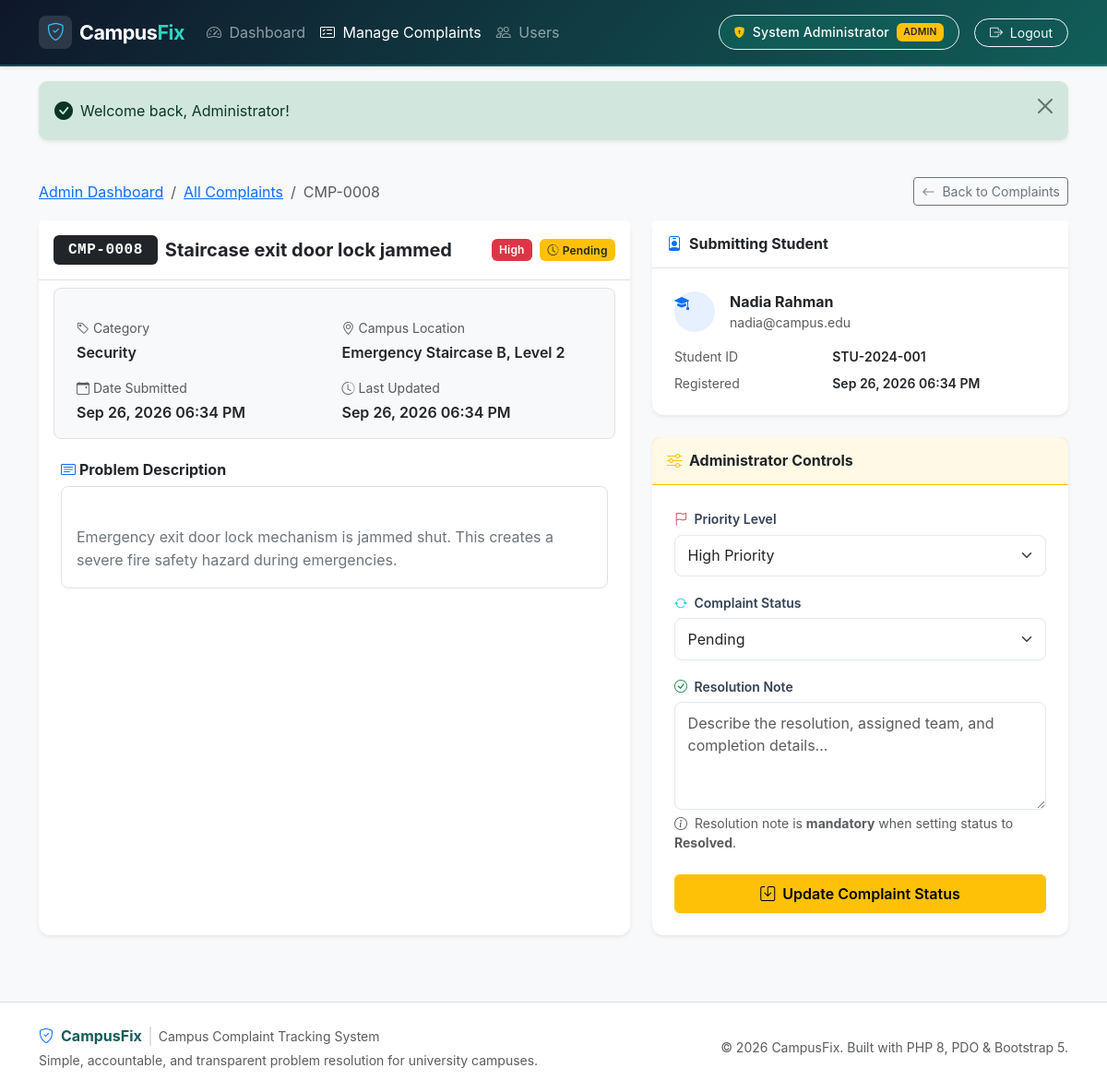
Screenshot of /admin/complaint_view.php?id=8 (signed in) with the database file from the repository.
### tables this page shows
CREATE TABLE IF NOT EXISTS complaints (
    id INT AUTO_INCREMENT PRIMARY KEY,
    complaint_code VARCHAR(20) UNIQUE NOT NULL,
    user_id INT NOT NULL,
    title VARCHAR(150) NOT NULL,
    category ENUM(
        'Wi-Fi / Internet',
        'Electrical',
        'Classroom',
        'Lab Equipment',
        'Cleanliness',
        'Water Supply',
        'Furniture',
        'Washroom',
        'Security',
        'Other'
    ) NOT NULL,
    location VARCHAR(150) NOT NULL,
    priority ENUM('Low', 'Medium', 'High') NOT NULL DEFAULT 'Medium',
    description TEXT NOT NULL,
    status ENUM('Pending', 'In Progress', 'Resolved') NOT NULL DEFAULT 'Pending',
    resolution_note TEXT NULL,
    created_at TIMESTAMP DEFAULT CURRENT_TIMESTAMP,
    updated_at TIMESTAMP DEFAULT CURRENT_TIMESTAMP ON UPDATE CURRENT_TIMESTAMP,
    CONSTRAINT fk_complaints_user FOREIGN KEY (user_id) REFERENCES users(id) ON DELETE CASCADE
);

CREATE TABLE IF NOT EXISTS users (
    id INT AUTO_INCREMENT PRIMARY KEY,
    full_name VARCHAR(100) NOT NULL,
    student_id VARCHAR(30) UNIQUE NULL,
    email VARCHAR(150) UNIQUE NOT NULL,
    password VARCHAR(255) NOT NULL,
    role ENUM('student', 'admin') NOT NULL DEFAULT 'student',
    created_at TIMESTAMP DEFAULT CURRENT_TIMESTAMP
);

### admin/complaint_view.php (the view, shortened to what this page needs)
<?php
$pdo = getDBConnection();
$complaintId = filter_input(INPUT_GET, 'id', FILTER_VALIDATE_INT);
$stmt = $pdo->prepare("
    SELECT
        c.*,
        u.full_name AS student_name,
        u.email     AS student_email,
        u.student_id AS student_number,
        u.created_at AS student_joined
    FROM complaints c
    JOIN users u ON c.user_id = u.id
    WHERE c.id = ?
    LIMIT 1
");
$stmt->execute([$complaintId]);
$complaint = $stmt->fetch();
require_once __DIR__ . '/../includes/header.php';
?>
<div class="container py-4">
    <div class="d-flex justify-content-between align-items-center mb-3">
        <nav aria-label="breadcrumb">
            <ol class="breadcrumb mb-0">
                <li class="breadcrumb-item"><a href="<?= base_url('admin/dashboard.php'); ?>">Admin Dashboard</a></li>
                <li class="breadcrumb-item"><a href="<?= base_url('admin/complaints.php'); ?>">All Complaints</a></li>
                <li class="breadcrumb-item active" aria-current="page"><?= e($complaint['complaint_code']); ?></li>
            </ol>
        </nav>
        <a href="<?= base_url('admin/complaints.php'); ?>" class="btn btn-sm btn-outline-secondary">
            <i class="bi bi-arrow-left me-1"></i> Back to Complaints
        </a>
    </div>
    <div class="row g-4">
        <div class="col-lg-7">
            <div class="card shadow-sm border-0 h-100">
                <div class="card-header bg-white py-3 border-bottom d-flex flex-wrap justify-content-between align-items-center gap-2">
                    <div class="d-flex align-items-center gap-2">
                        <span class="badge bg-dark font-monospace fs-6 px-3 py-2"><?= e($complaint['complaint_code']); ?></span>
                        <h5 class="mb-0 fw-bold"><?= e($complaint['title']); ?></h5>
                    </div>
                    <div class="d-flex gap-2">
                        <?= priority_badge($complaint['priority']); ?>
                        <?= status_badge($complaint['status']); ?>
                    </div>
                </div>
                <div class="card-body p-4">
                    <div class="row g-3 p-3 bg-light rounded-3 border mb-4">
                        <div class="col-sm-6">
                            <div class="small text-muted mb-1"><i class="bi bi-tag me-1"></i>Category</div>
                            <div class="fw-semibold"><?= e($complaint['category']); ?></div>
                        </div>
                        <div class="col-sm-6">
                            <div class="small text-muted mb-1"><i class="bi bi-geo-alt me-1"></i>Campus Location</div>
                            <div class="fw-semibold"><?= e($complaint['location']); ?></div>
                        </div>
                        <div class="col-sm-6">
                            <div class="small text-muted mb-1"><i class="bi bi-calendar-event me-1"></i>Date Submitted</div>
                            <div class="fw-semibold"><?= format_date($complaint['created_at']); ?></div>
                        </div>
                        <div class="col-sm-6">
                            <div class="small text-muted mb-1"><i class="bi bi-clock-history me-1"></i>Last Updated</div>
                            <div class="fw-semibold"><?= format_date($complaint['updated_at']); ?></div>
                        </div>
                    </div>
                    <h6 class="fw-bold mb-2"><i class="bi bi-card-text me-1 text-primary"></i>Problem Description</h6>
                    <div class="p-3 bg-white border rounded-3 text-secondary mb-4" style="line-height: 1.6; white-space: pre-line; min-height: 80px;">
                        <?= e($complaint['description']); ?>
                    </div>
                </div>
            </div>
        </div>
        <div class="col-lg-5">
            <div class="card shadow-sm border-0 mb-4">
                <div class="card-header bg-white py-3 border-bottom">
                    <h6 class="card-title mb-0 fw-bold d-flex align-items-center">
                        <i class="bi bi-person-badge text-primary me-2"></i> Submitting Student
                    </h6>
                </div>
                <div class="card-body p-4">
                    <div class="d-flex align-items-center mb-3">
                        <div class="stat-icon bg-primary bg-opacity-10 text-primary me-3" style="width:44px; height:44px; border-radius:50%;">
                            <i class="bi bi-mortarboard-fill"></i>
                        </div>
                        <div>
                            <div class="fw-bold"><?= e($complaint['student_name']); ?></div>
                            <div class="small text-muted"><?= e($complaint['student_email']); ?></div>
                        </div>
                    </div>
                    <div class="row g-2 small">
                        <div class="col-5 text-muted">Student ID</div>
                        <div class="col-7 fw-semibold">
                            <?= !empty($complaint['student_number']) ? e($complaint['student_number']) : '<span class="text-muted">N/A</span>'; ?>
                        </div>
                        <div class="col-5 text-muted">Registered</div>
                        <div class="col-7 fw-semibold"><?= format_date($complaint['student_joined']); ?></div>
                    </div>
                </div>
            </div>
            <div class="card shadow-sm border-0">
                <div class="card-header bg-warning bg-opacity-10 border-warning py-3 border-bottom">
                    <h6 class="card-title mb-0 fw-bold d-flex align-items-center">
                        <i class="bi bi-sliders text-warning me-2"></i> Administrator Controls
                    </h6>
                </div>
                <div class="card-body p-4">
                    <form method="POST" action="<?= base_url('admin/complaint_update.php'); ?>" novalidate>
                        <div class="mb-3">
                            <label for="admin_priority_select" class="form-label fw-semibold">
                                <i class="bi bi-flag me-1 text-danger"></i> Priority Level
                            </label>
                            <select class="form-select" id="admin_priority_select" name="priority" required>
                                <?php foreach (COMPLAINT_PRIORITIES as $p): ?>
                                    <option value="<?= e($p); ?>" <?= ($complaint['priority'] === $p) ? 'selected' : ''; ?>>
                                        <?= e($p); ?> Priority
                                    </option>
                                <?php endforeach; ?>
                            </select>
                        </div>
                        <div class="mb-3">
                            <label for="admin_status_select" class="form-label fw-semibold">
                                <i class="bi bi-arrow-repeat me-1 text-info"></i> Complaint Status
                            </label>
                            <select class="form-select" id="admin_status_select" name="status" required>
                                <?php foreach (COMPLAINT_STATUSES as $s): ?>
                                    <option value="<?= e($s); ?>" <?= ($complaint['status'] === $s) ? 'selected' : ''; ?>>
                                        <?= e($s); ?>
                                    </option>
                                <?php endforeach; ?>
                            </select>
                        </div>
                        <div class="mb-4">
                            <label for="resolution_note_input" class="form-label fw-semibold">
                                <i class="bi bi-check-circle me-1 text-success"></i> Resolution Note
                            </label>
                            <textarea class="form-control" id="resolution_note_input" name="resolution_note" rows="4"
                                      placeholder="Describe the resolution, assigned team, and completion details..."><?= e($complaint['resolution_note'] ?? ''); ?></textarea>
                            <div class="form-text">
                                <i class="bi bi-info-circle me-1"></i>
                                Resolution note is <strong>mandatory</strong> when setting status to <strong>Resolved</strong>.
                            </div>
                        </div>
                        <div class="d-grid">
                            <button type="submit" class="btn btn-warning fw-semibold py-2 shadow-sm">
                                <i class="bi bi-save me-1"></i> Update Complaint Status
                            </button>
                        </div>
                    </form>
                </div>
            </div>
        </div>
    </div>
</div>
<?php require_once __DIR__ . '/../includes/footer.php'; ?>

### includes/functions.php (shortened to what this page needs)
<?php
function e($value): string {
    return htmlspecialchars((string)$value, ENT_QUOTES, 'UTF-8');
}
function get_flash(string $type): array {
    if (isset($_SESSION['flash'][$type])) {
        $messages = $_SESSION['flash'][$type];
        return $messages;
    }
    return [];
}
function render_flash_messages(): string {
    $output = '';
    $types = ['success', 'danger', 'warning', 'info'];
    foreach ($types as $type) {
        $messages = get_flash($type);
        if (!empty($messages)) {
            $alertClass = 'alert-' . $type;
            $icon = match($type) {
                'success' => 'bi-check-circle-fill',
                'danger'  => 'bi-exclamation-triangle-fill',
                'warning' => 'bi-exclamation-circle-fill',
                default   => 'bi-info-circle-fill',
            };
            foreach ($messages as $msg) {
                $output .= '<div class="alert ' . $alertClass . ' alert-dismissible fade show shadow-sm d-flex align-items-center mb-3" role="alert">';
                $output .= '  <i class="bi ' . $icon . ' me-2 flex-shrink-0 fs-5"></i>';
                $output .= '  <div class="flex-grow-1">' . e($msg) . '</div>';
                $output .= '  <button type="button" class="btn-close" data-bs-dismiss="alert" aria-label="Close"></button>';
                $output .= '</div>';
            }
        }
    }
    return $output;
}
function base_url(string $path = ''): string {
    static $baseUrl = null;
    if ($baseUrl === null) {
        $docRoot = str_replace('\\', '/', realpath($_SERVER['DOCUMENT_ROOT'] ?? ''));
        $appRoot = str_replace('\\', '/', realpath(__DIR__ . '/..'));
        if ($docRoot !== '' && strpos($appRoot, $docRoot) === 0) {
            $subPath = substr($appRoot, strlen($docRoot));
            $baseUrl = '/' . trim($subPath, '/') . '/';
            if ($baseUrl === '//') {
                $baseUrl = '/';
            }
        } else {
            $baseUrl = '/CampusFix/';
        }
    }
    return $baseUrl . ltrim($path, '/');
}
function status_badge(string $status): string {
    return match ($status) {
        'Pending'     => '<span class="badge bg-warning text-dark"><i class="bi bi-clock-history me-1"></i>Pending</span>',
        'In Progress' => '<span class="badge bg-info text-dark"><i class="bi bi-arrow-repeat me-1"></i>In Progress</span>',
        'Resolved'    => '<span class="badge bg-success"><i class="bi bi-check-circle me-1"></i>Resolved</span>',
        default       => '<span class="badge bg-secondary">' . e($status) . '</span>',
    };
}
function priority_badge(string $priority): string {
    return match ($priority) {
        'Low'    => '<span class="badge bg-secondary">Low</span>',
        'Medium' => '<span class="badge bg-primary">Medium</span>',
        'High'   => '<span class="badge bg-danger">High</span>',
        default  => '<span class="badge bg-light text-dark">' . e($priority) . '</span>',
    };
}
function format_date(?string $timestamp): string {
    $time = strtotime($timestamp);
    return $time !== false ? date('M d, Y h:i A', $time) : e($timestamp);
}

### assets/css/style.css (style rules this page uses)
:root { --cf-primary: #0d6efd; --cf-primary-dark: #0a58ca; --cf-teal: #0f766e; --cf-teal-light: #14b8a6; --cf-teal-dark: #115e59; --cf-navy: #0f172a; --cf-bg: #f8fafc; --cf-card-bg: #ffffff; --cf-border: #e2e8f0; --cf-text-main: #1e293b; --cf-text-muted: #64748b; --cf-focus-ring: rgba(20, 184, 166, 0.25); }
body { background-color: var(--cf-bg); color: var(--cf-text-main); font-family: -apple-system, BlinkMacSystemFont, "Segoe UI", Roboto, "Helvetica Neue", Arial, sans-serif; min-height: 100vh; display: flex; flex-direction: column; }
.card { border: 1px solid var(--cf-border); border-radius: 0.75rem; background-color: var(--cf-card-bg); box-shadow: 0 1px 3px rgba(0, 0, 0, 0.05); transition: transform 0.15s ease, box-shadow 0.15s ease; }
.card-header { background-color: #ffffff; border-bottom: 1px solid var(--cf-border); font-weight: 600; }
.badge { padding: 0.45em 0.7em; font-weight: 600; letter-spacing: 0.2px; border-radius: 0.375rem; }
.badge.font-monospace { font-size: 0.85rem; letter-spacing: 0.5px; }
.form-control, .form-select { border: 1px solid var(--cf-border); border-radius: 0.5rem; padding: 0.6rem 0.85rem; transition: border-color 0.15s ease-in-out, box-shadow 0.15s ease-in-out; }
.form-label { font-weight: 600; font-size: 0.875rem; color: #334155; margin-bottom: 0.4rem; }
.alert { border-radius: 0.6rem; border: 1px solid transparent; }
.alert-dismissible .btn-close { padding: 1.15rem 1rem; }

### rows the page displays
complaints: complaint_code "CMP-0008", title "Staircase exit door lock jammed", priority "High", status "Pending", category "Security", location "Emergency Staircase B, Level 2", created_at "Sep 26, 2026 06:34 PM", updated_at "Sep 26, 2026 06:34 PM", description "Emergency exit door lock mechanism is jammed shut. This creates a severe fire safety hazard during emergencies.", user.full_name "Nadia Rahman", user.email "nadia@campus.edu", user.student_id "STU-2024-001", user.created_at "Sep 26, 2026 06:34 PM"

### other values shown
$_SESSION['full_name'] "System Administrator"
$_SESSION['role'] "ADMIN"
$msg "Welcome back, Administrator!"
form field priority "High Priority"
form field status "Pending"
